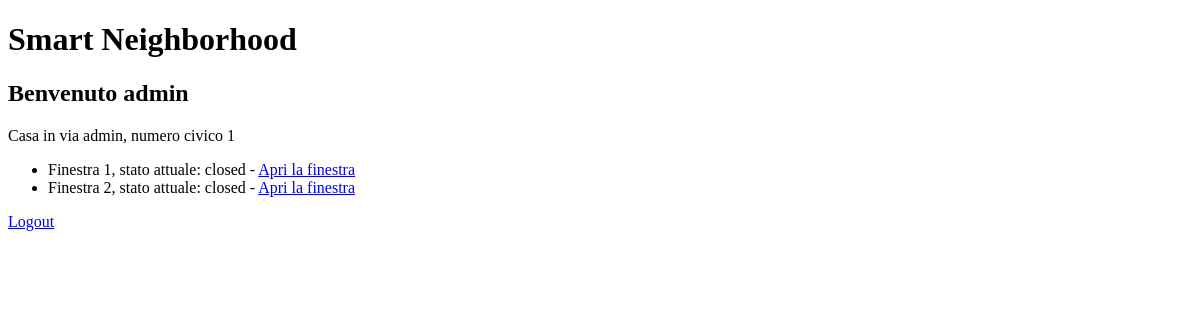
/houses/ (signed in), run on an earlier commit of the app's database.
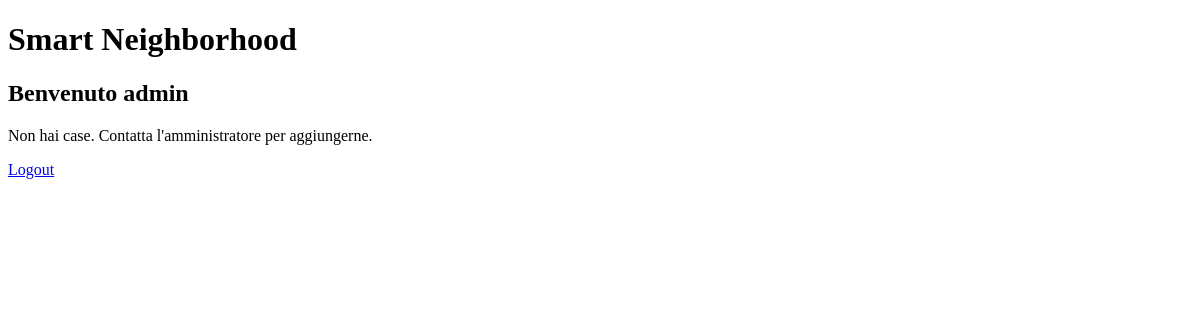
And on a later commit of the database.
### houses/models.py (models this page shows, shortened)
class Casa(models.Model):
    proprietario = models.ForeignKey(User, on_delete=models.CASCADE)
    via = models.CharField(max_length=50)
    numero_civico = models.IntegerField()

class Finestra(models.Model):
    casa = models.ForeignKey(Casa, on_delete=models.CASCADE)
    stato = models.CharField(max_length=10, choices=STATI_FINESTRE)
    descrizione = models.CharField(max_length=50)
    device_name = models.CharField(max_length=100, default="000")
    pin = models.CharField(max_length=10, default="A0")
    timeout = models.BooleanField(default=False)
    ultima_modifica = models.DateTimeField(blank=True)

### houses/views.py (the view)
# urls.py: path('', views.main_page, name="main_page"),
@csrf_exempt
@login_required
def main_page(request):
    case = Casa.objects.filter(proprietario=request.user)
    return render(request, "houses/main_page.html", {'request': request, 'case': case})

### houses/templates/houses/main_page.html (shortened to what this page needs)
{% extends "base.html" %}
{% block body %}
    <header>
        <h1>Smart Neighborhood</h1>
        <h2>Benvenuto {{request.user.username}}</h2>
    </header>
    <section>
        {% if case %}
            {% for casa in case %}
                <p>Casa in via {{casa.via}}, numero civico {{casa.numero_civico}}</p>
                <ul>
                    {% for finestra in casa.finestra_set.all %}
                    <li>
                        {{finestra.descrizione}}, stato attuale: {{finestra.stato}} - <a href="{% url 'houses:turn_on_timeout_change_state_web' finestra.id %}" >{% if finestra.stato == "open" %}Chiudi la finestra{% else %}Apri la finestra{% endif %}</a>
                    </li>
                    {% endfor %}
                </ul>
            {% endfor %}
        {% else %}
            <p>Non hai case. Contatta l'amministratore per aggiungerne.</p>
        {% endif %}
        <a href="{% url 'logout_page' %}" >Logout</a>
    </section>
{% endblock %}

### templates/base.html (shortened to what this page needs)
<!DOCTYPE html>
<html>
    <head>
    </head>
    <body>
        {% block body %}{% endblock %}
    </body>
</html>

What changed in the data, as far as the page shows it:
removed Casa: via "admin", numero_civico "1"
removed Finestra: descrizione "Finestra 1", stato "closed", shows "Apri la finestra"
removed Finestra: descrizione "Finestra 2", stato "closed", shows "Apri la finestra"
Also different on the page:
text now shown: "Non hai case. Contatta l'amministratore per aggiungerne."
